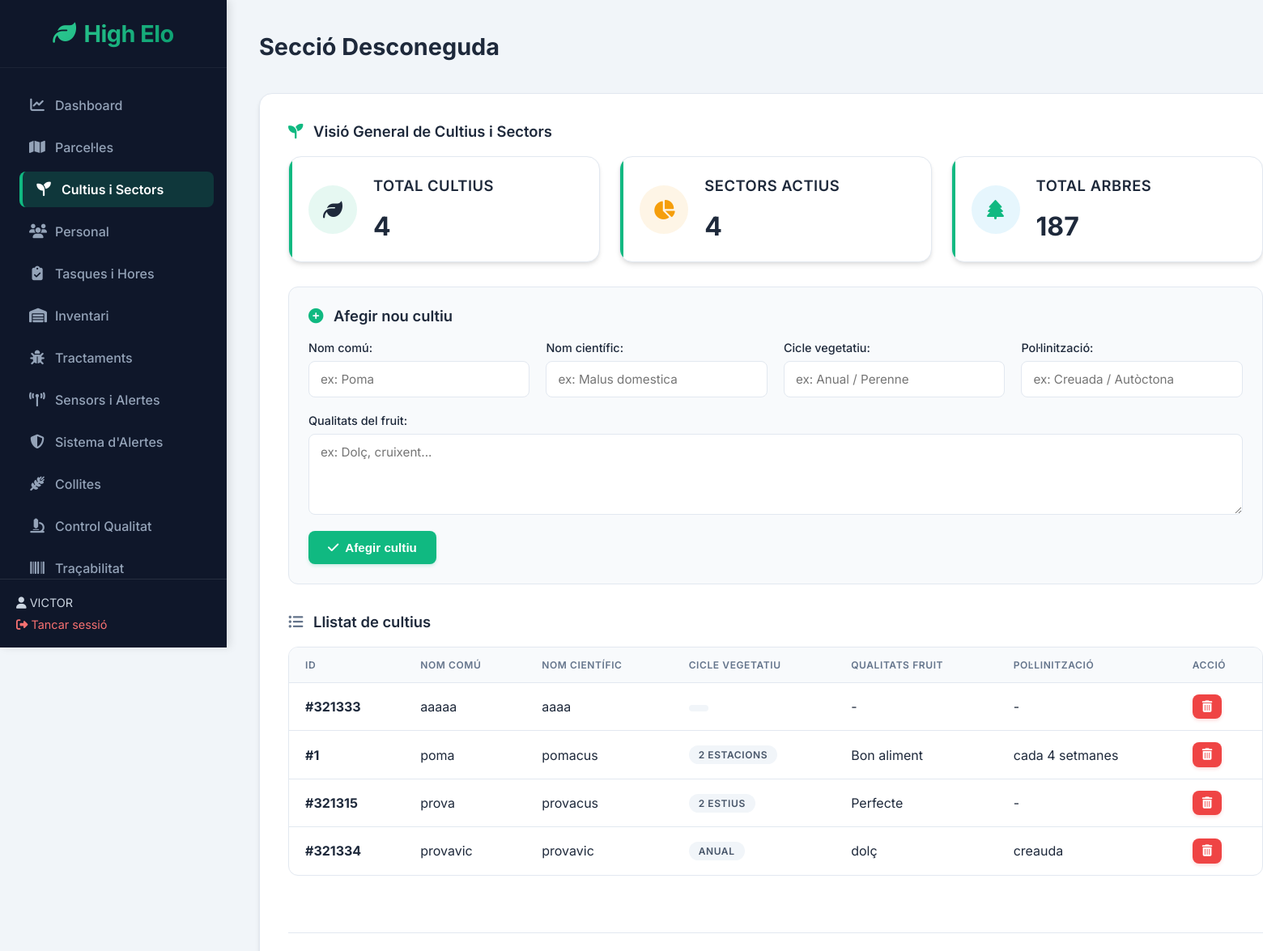
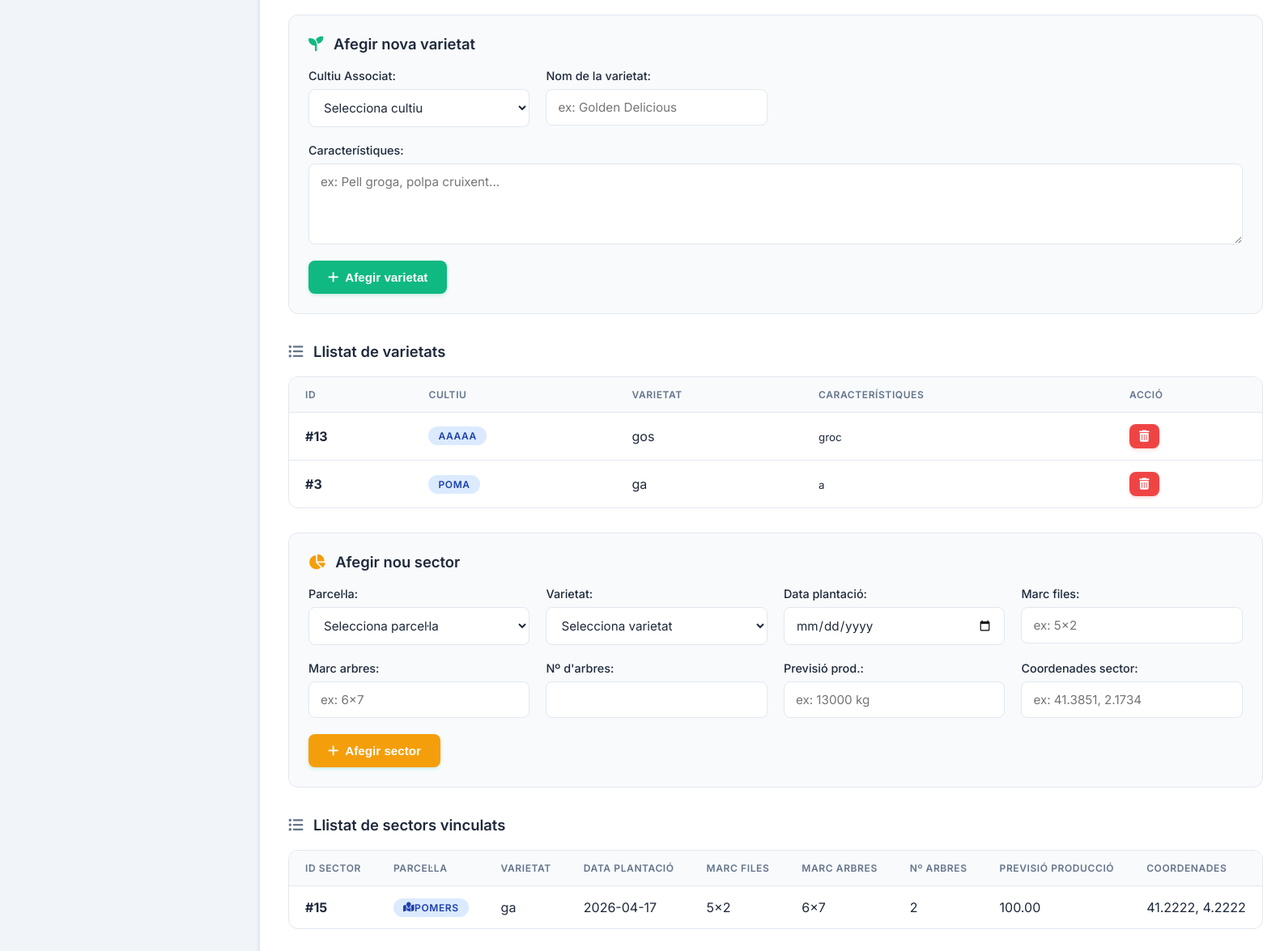
Screenshot of /index.php?p=cultius (signed in) with the database file from the repository (2 pictures, top to bottom).
### tables this page shows
CREATE TABLE `cultiu` (
  `id_cultiu` int(11) NOT NULL,
  `nom_comu` varchar(100) NOT NULL,
  `nom_cientific` varchar(150) DEFAULT NULL,
  `hores_fred` int(11) DEFAULT NULL COMMENT 'horas de frío necesarias necesarias',
  `necessitats_hidriques` varchar(100) DEFAULT NULL COMMENT 'mm/año o L/planta',
  `resistencia_malalties` text DEFAULT NULL,
  `cicle_vegetatiu` varchar(50) DEFAULT NULL,
  `pol·linitzacio` varchar(50) DEFAULT NULL,
  `productivitat_mitjana` decimal(10,2) DEFAULT NULL COMMENT 'kg/ha o unidades',
  `qualitats_fruit` text DEFAULT NULL
);

CREATE TABLE `varietat` (
  `id_varietat` int(11) NOT NULL,
  `id_cultiu` int(11) NOT NULL,
  `nom_varietat` varchar(100) NOT NULL,
  `caracteristiques` text DEFAULT NULL,
  `foto` varchar(255) DEFAULT NULL
);

CREATE TABLE `sector_cultiu` (
  `id_sector` int(11) NOT NULL,
  `id_parcela` int(11) NOT NULL,
  `id_varietat` int(11) DEFAULT NULL,
  `data_plantacio` date NOT NULL,
  `marc_plantacio_files` varchar(50) NOT NULL,
  `marc_plantacio_arbres` varchar(50) NOT NULL,
  `num_arbres` int(11) DEFAULT NULL,
  `origen_material` varchar(100) DEFAULT NULL,
  `sistema_formacio` varchar(100) DEFAULT NULL,
  `inversio_inicial` decimal(12,2) DEFAULT NULL,
  `previsio_produccio` decimal(12,2) DEFAULT NULL COMMENT 'kg o unidades',
  `coordenades_sector` varchar(255) DEFAULT NULL
);

### modules/cultius.php (the view, shortened to what this page needs)
<div class="section">
    <div style="display:flex; justify-content:space-between; align-items:center; margin-bottom:20px;">
        <h3 style="margin:0;"><i class="fa-solid fa-seedling" style="color:var(--primary); margin-right:8px;"></i> Visió General de Cultius i Sectors</h3>
    </div>
    <div class="dashboard-grid" style="margin-bottom: 30px;">
        <div class="kpi-card">
            <?php
            $q_cultius = $conn->query("SELECT COUNT(*) AS t FROM Cultiu");
            $total_cultius = $q_cultius ? $q_cultius->fetch_assoc()['t'] : 0;
            ?>
            <div class="kpi-icon" style="color:var(--success); background:rgba(16,185,129,0.1);"><i class="fa-solid fa-leaf"></i></div>
            <div class="kpi-content">
                <h3>Total Cultius</h3>
                <p class="kpi-value"><?= $total_cultius ?></p>
            </div>
        </div>
        <div class="kpi-card">
            <?php
            $q_sectors = $conn->query("SELECT COUNT(*) AS t FROM Sector_Cultiu");
            $total_sectors = $q_sectors ? $q_sectors->fetch_assoc()['t'] : 0;
            ?>
            <div class="kpi-icon" style="color:var(--warning); background:rgba(245,158,11,0.1);"><i class="fa-solid fa-chart-pie"></i></div>
            <div class="kpi-content">
                <h3>Sectors Actius</h3>
                <p class="kpi-value"><?= $total_sectors ?></p>
            </div>
        </div>
        <div class="kpi-card">
            <?php
            $q_arbres = $conn->query("SELECT SUM(num_arbres) AS t FROM Sector_Cultiu");
            $total_arbres = $q_arbres ? $q_arbres->fetch_assoc()['t'] : 0;
            ?>
            <div class="kpi-icon" style="color:var(--primary); background:rgba(14,165,233,0.1);"><i class="fa-solid fa-tree"></i></div>
            <div class="kpi-content">
                <h3>Total Arbres</h3>
                <p class="kpi-value"><?= number_format((float)$total_arbres, 0, ',', '.') ?></p>
            </div>
        </div>
    </div>
    <div style="display:flex; gap:30px; flex-wrap:wrap;">
        <div style="flex:1; min-width:300px;">
    <div class="form-section">
        <h3><i class="fa-solid fa-circle-plus" style="color:var(--primary); margin-right:8px;"></i> Afegir nou cultiu</h3>
        <form method="post">
            <div class="form-grid">
                <div class="form-group">
                    <label>Nom comú:</label>
                    <input type="text" name="nom_comu" required placeholder="ex: Poma">
                </div>
                <div class="form-group">
                    <label>Nom científic:</label>
                    <input type="text" name="nom_cientific" placeholder="ex: Malus domestica">
                </div>
                <div class="form-group">
                    <label>Cicle vegetatiu:</label>
                    <input type="text" name="cicle_vegetatiu" placeholder="ex: Anual / Perenne">
                </div>
                <div class="form-group">
                    <label>Pol·linització:</label>
                    <input type="text" name="pol·linitzacio" placeholder="ex: Creuada / Autòctona">
                </div>
                <div class="form-group full-width">
                    <label>Qualitats del fruit:</label>
                    <textarea name="qualitats_fruit" rows="2" placeholder="ex: Dolç, cruixent..."></textarea>
                </div>
            </div>
            <button type="submit" class="btn"><i class="fa-solid fa-check"></i> Afegir cultiu</button>
        </form>
    </div>
    <h3><i class="fa-solid fa-list-ul" style="margin-right:8px; color:var(--text-muted);"></i> Llistat de cultius</h3>
    <?php
    $cultius = $conn->query("SELECT * FROM Cultiu ORDER BY nom_comu");
    if ($cultius->num_rows > 0):
    ?>
        <div class="table-container">
            <table>
                <tr>
                    <th>ID</th>
                    <th>Nom comú</th>
                    <th>Nom científic</th>
                    <th>Cicle vegetatiu</th>
                    <th>Qualitats fruit</th>
                    <th>Pol·linització</th>
                    <th>Acció</th>
                </tr>
                <?php while ($c = $cultius->fetch_assoc()): ?>
                    <tr>
                        <td><strong>#<?= $c['id_cultiu'] ?></strong></td>
                        <td><?= htmlspecialchars($c['nom_comu']) ?></td>
                        <td><?= htmlspecialchars($c['nom_cientific'] ?? '-') ?></td>
                        <td><span class="badge badge-secondary"><?= htmlspecialchars($c['cicle_vegetatiu'] ?? '-') ?></span></td>
                        <td><?= nl2br(htmlspecialchars($c['qualitats_fruit'] ?? '-')) ?></td>
                        <td><?= htmlspecialchars($c['pol·linitzacio'] ?? '-') ?></td>
                        <td>
                            <a href="?p=cultius&eliminar_cultiu=1&id=<?= $c['id_cultiu'] ?>"
                               class="btn btn-red btn-icon" onclick="return confirm('Segur que vols eliminar aquest cultiu?');" title="Eliminar">
                                <i class="fa-solid fa-trash-can"></i>
                            </a>
                        </td>
                    </tr>
                <?php endwhile; ?>
            </table>
        </div>
    <?php else: ?>
        <p style="color:var(--text-muted);"><i class="fa-solid fa-folder-open"></i> Encara no hi ha cultius registrats.</p>
    <?php endif; ?>
        </div>
    </div>
    <hr style="border: 0; height: 1px; background: var(--border-color); margin: 40px 0;">
    <div style="display:flex; gap:30px; flex-wrap:wrap;">
        <div style="flex:1; min-width:300px;">
            <div class="form-section">
                <h3><i class="fa-solid fa-seedling" style="color:var(--primary); margin-right:8px;"></i> Afegir nova varietat</h3>
                <form method="post">
                    <div class="form-grid">
                        <div class="form-group">
                            <label>Cultiu Associat:</label>
                            <select name="id_cultiu" required>
                                <option value="">Selecciona cultiu</option>
                            </select>
                        </div>
                        <div class="form-group">
                            <label>Nom de la varietat:</label>
                            <input type="text" name="nom_varietat" required placeholder="ex: Golden Delicious">
                        </div>
                        <div class="form-group full-width">
                            <label>Característiques:</label>
                            <textarea name="caracteristiques" rows="2" placeholder="ex: Pell groga, polpa cruixent..."></textarea>
                        </div>
                    </div>
                    <button type="submit" class="btn"><i class="fa-solid fa-plus"></i> Afegir varietat</button>
                </form>
            </div>
            <h3><i class="fa-solid fa-list-ul" style="margin-right:8px; color:var(--text-muted);"></i> Llistat de varietats</h3>
            <?php
            $varietats = $conn->query("
                SELECT v.id_varietat, v.nom_varietat, v.caracteristiques, c.nom_comu AS cultiu
                FROM Varietat v
                JOIN Cultiu c ON v.id_cultiu = c.id_cultiu
                ORDER BY c.nom_comu, v.nom_varietat
            ");
            if ($varietats->num_rows > 0):
            ?>
                <div class="table-container" style="max-height: 400px; overflow-y: auto;">
                    <table>
                        <tr>
                            <th>ID</th>
                            <th>Cultiu</th>
                            <th>Varietat</th>
                            <th>Característiques</th>
                            <th>Acció</th>
                        </tr>
                        <?php while ($v = $varietats->fetch_assoc()): ?>
                            <tr>
                                <td><strong>#<?= $v['id_varietat'] ?></strong></td>
                                <td><span class="badge badge-info"><?= htmlspecialchars($v['cultiu']) ?></span></td>
                                <td><?= htmlspecialchars($v['nom_varietat']) ?></td>
                                <td><small><?= htmlspecialchars($v['caracteristiques'] ?? '-') ?></small></td>
                                <td>
                                    <a href="?p=cultius&eliminar_varietat=1&id=<?= $v['id_varietat'] ?>"
                                       class="btn btn-red btn-icon" onclick="return confirm('Segur que vols eliminar aquesta varietat?');" title="Eliminar">
                                        <i class="fa-solid fa-trash-can"></i>
                                    </a>
                                </td>
                            </tr>
                        <?php endwhile; ?>
                    </table>
                </div>
            <?php else: ?>
                <p style="color:var(--text-muted);"><i class="fa-solid fa-folder-open"></i> Encara no hi ha varietats registrades.</p>
            <?php endif; ?>
        </div>
    </div>
    <div style="display:flex; gap:30px; flex-wrap:wrap;">
        <div style="flex:1; min-width:300px;">
    <div class="form-section">
        <h3><i class="fa-solid fa-chart-pie" style="color:var(--warning); margin-right:8px;"></i> Afegir nou sector</h3>
        <form method="post">
            <div class="form-grid">
                <div class="form-group">
                    <label>Parcel·la:</label>
                    <select name="id_parcela" required>
                        <option value="">Selecciona parcel·la</option>
                    </select>
                </div>
                <div class="form-group">
                    <label>Varietat:</label>
                    <select name="id_varietat" required>
                        <option value="">Selecciona varietat</option>
                    </select>
                </div>
                <div class="form-group">
                    <label>Data plantació:</label>
                    <input type="date" name="data_plantacio">
                </div>
                <div class="form-group">
                    <label>Marc files:</label>
                    <input type="text" name="marc_plantacio_files" placeholder="ex: 5x2">
                </div>
                <div class="form-group">
                    <label>Marc arbres:</label>
                    <input type="text" name="marc_plantacio_arbres" placeholder="ex: 6x7">
                </div>
                <div class="form-group">
                    <label>Nº d'arbres:</label>
                    <input type="number" name="num_arbres" min="0">
                </div>
                <div class="form-group">
                    <label>Previsió prod.:</label>
                    <input type="text" name="previsio_produccio" placeholder="ex: 13000 kg">
                </div>
                <div class="form-group">
                    <label>Coordenades sector:</label>
                    <input type="text" name="coordenades_sector" placeholder="ex: 41.3851, 2.1734">
                </div>
            </div>
            <button type="submit" class="btn" style="background:var(--warning); color:#fff;"><i class="fa-solid fa-plus"></i> Afegir sector</button>
        </form>
    </div>
    <h3><i class="fa-solid fa-list-ul" style="margin-right:8px; color:var(--text-muted);"></i> Llistat de sectors vinculats</h3>
    <?php
    $sectors = $conn->query("
        SELECT s.id_sector, p.nom AS parcela, v.nom_varietat AS varietat,
               s.data_plantacio, s.marc_plantacio_files, s.marc_plantacio_arbres,
               s.num_arbres, s.origen_material, s.sistema_formacio, s.inversio_inicial,
               s.previsio_produccio, s.coordenades_sector
        FROM Sector_Cultiu s
        JOIN Parcel·la p ON s.id_parcela = p.id_parcela
        JOIN Varietat v ON s.id_varietat = v.id_varietat
        ORDER BY p.nom, v.nom_varietat
    ");
    if ($sectors->num_rows > 0):
    ?>
        <div class="table-container">
            <table>
                <tr>
                    <th>ID Sector</th>
                    <th>Parcel·la</th>
                    <th>Varietat</th>
                    <th>Data plantació</th>
                    <th>Marc files</th>
                    <th>Marc arbres</th>
                    <th>Nº arbres</th>
                    <th>Previsió producció</th>
                    <th>Coordenades</th>
                </tr>
                <?php while ($s = $sectors->fetch_assoc()): ?>
                    <tr>
                        <td><strong>#<?= $s['id_sector'] ?></strong></td>
                        <td><span class="badge badge-info"><i class="fa-solid fa-map-location"></i> <?= htmlspecialchars($s['parcela']) ?></span></td>
                        <td><?= htmlspecialchars($s['varietat']) ?></td>
                        <td><?= htmlspecialchars($s['data_plantacio'] ?? '-') ?></td>
                        <td><?= htmlspecialchars($s['marc_plantacio_files'] ?? '-') ?></td>
                        <td><?= htmlspecialchars($s['marc_plantacio_arbres'] ?? '-') ?></td>
                        <td><?= $s['num_arbres'] ?? '-' ?></td>
                        <td><?= htmlspecialchars($s['previsio_produccio'] ?? '-') ?></td>
                        <td><?= htmlspecialchars($s['coordenades_sector'] ?? '-') ?></td>
                    </tr>
                <?php endwhile; ?>
            </table>
        </div>
    <?php else: ?>
        <p style="color:var(--text-muted);"><i class="fa-solid fa-folder-open"></i> Encara no hi ha sectors registrats.</p>
    <?php endif; ?>
        </div>
    </div>
</div>

### rows the page displays
cultiu: id_cultiu "321333", nom_comu "aaaaa", nom_cientific "aaaa", qualitats_fruit "-", value "-"
cultiu: id_cultiu "1", nom_comu "poma", nom_cientific "pomacus", cicle_vegetatiu "2 ESTACIONS", qualitats_fruit "Bon aliment", value "cada 4 setmanes"
cultiu: id_cultiu "321315", nom_comu "prova", nom_cientific "provacus", cicle_vegetatiu "2 ESTIUS", qualitats_fruit "Perfecte", value "-"
cultiu: id_cultiu "321334", nom_comu "provavic", nom_cientific "provavic", cicle_vegetatiu "ANUAL", qualitats_fruit "dolç", value "creauda"
varietat: id_varietat "13", id_cultiu.nom_comu "AAAAA", nom_varietat "gos", caracteristiques "groc"
varietat: id_varietat "3", id_cultiu.nom_comu "POMA", nom_varietat "ga", caracteristiques "a"
sector_cultiu: id_sector "15", id_parcela.nom "POMERS", id_varietat.nom_varietat "ga", data_plantacio "2026-04-17", marc_plantacio_files "5x2", marc_plantacio_arbres "6x7", num_arbres "2", previsio_produccio "100.00", coordenades_sector "41.2222, 4.2222"

### other values shown
$_SESSION['usuari_nom'] "VICTOR"
$titols[$p] "Secció Desconeguda"
$total_cultius "4"
$total_sectors "4"
$total_arbres "187"
